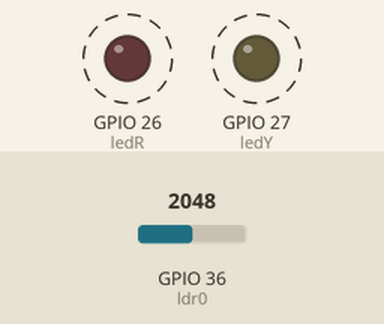
A sketch run on a simulated ESP32. Parts: output pins drawn as LEDs (lit = HIGH). Dashed ring = blinking. The inputs (shaded band) are chosen by the test bench; at power-on: GPIO 36 (ldr0) = 2048. What the sketch prints to the serial monitor is not drawn.

Above: at 1.2 s.
1.3 s: GPIO 36 (ldr0) set to 2866
4.3 s: GPIO 36 (ldr0) set to 3603
At 6.2 s:
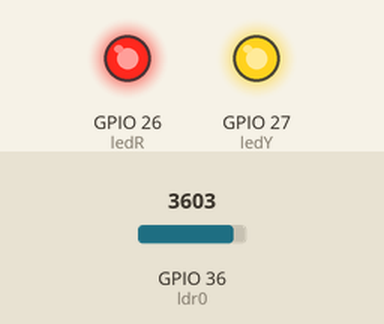
Timing chart, 0 to 7.7 s (numbered marks = the images above; inputs shaded):
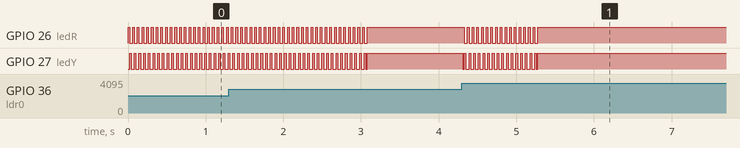

The sketch:

Colour_sensing_wb.ino
```cpp
int ledR = 26;
int ledY = 27;
int ldr0 = A0;
int intensity = 0;
int red_intensity = 0;
int yel_intensity = 0;
int movingavg = 1000;

void setup()
{
  Serial.begin(9600);          // opens serial port, sets data rate to 9600 bps
  pinMode(ldr0,INPUT);
  pinMode(ledR,OUTPUT);
  pinMode(ledY,OUTPUT);
}
void loop()
{
  digitalWrite(ledR, HIGH);
  digitalWrite(ledY, HIGH);
  intensity = analogRead(ldr0);
  movingavg = movingavg*0.95 + intensity*0.05;
  //Serial.println(intensity);
  if (intensity > movingavg*1.1)
  {
    digitalWrite(ledR, LOW);
    digitalWrite(ledY, LOW);
    digitalWrite(ledR, HIGH);
    delay(20);
    red_intensity = analogRead(ldr0);
    digitalWrite(ledR, LOW);
    digitalWrite(ledY, HIGH);
    delay(20);
    yel_intensity = analogRead(ldr0);
    digitalWrite(ledY, LOW);
    if (red_intensity > yel_intensity*1.01)
    {
      Serial.println("Red");
    }
    else if (red_intensity < yel_intensity*0.995)
    {
      Serial.println("Yellow");
    }
    else
    {
      Serial.println("White");
    }
  }
  else
  {
  //  Serial.println("Black");
  }
  delay(20);
}
```

Measured:
- after the input at 4.3 s, GPIO 26 (ledR): alternates HIGH for 0.02 s and LOW for 0.04 s, 32 changes in all, then stays HIGH, starting at once; GPIO 27 (ledY): alternates HIGH for 0.02 s and LOW for 0.04 s, 34 changes in all, then stays HIGH, starting at once
- by itself, GPIO 26 (ledR): alternates HIGH for 0.02 s and LOW for 0.04 s, 59 changes in all, then stays HIGH
- by itself, GPIO 27 (ledY): alternates HIGH for 0.02 s and LOW for 0.04 s, 60 changes in all, then stays HIGH
